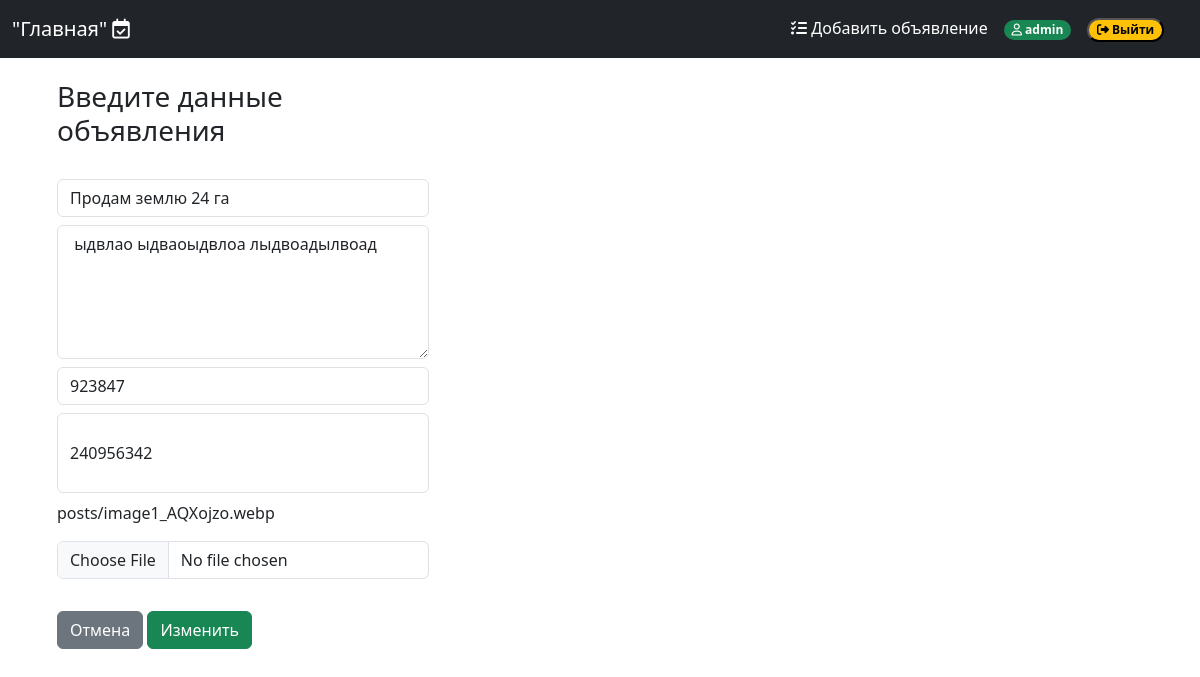
/rubric/10/update_post/5/ (signed in), run on the app's committed database.
### app/models.py (models this page shows, shortened)
class Post(models.Model):
    rubric = models.ForeignKey(Rubric, on_delete=models.PROTECT, verbose_name='Раздел')
    title = models.CharField(max_length=255, verbose_name='Заголовок')
    content = models.TextField(verbose_name='Описание')
    price = models.IntegerField(verbose_name='Цена')
    contact = models.TextField(verbose_name='Контакты')
    image = ThumbnailerImageField(verbose_name='Картинка', upload_to='posts', blank=True)
    created_at = models.DateTimeField(auto_now_add=True, verbose_name='Дата')
    author = models.ForeignKey(User, on_delete=models.CASCADE, verbose_name='Автор')

### app/views.py (the view, shortened to what this page needs)
# urls.py: path('rubric/<int:subrubric_pk>/update_post/<int:post_pk>/', UpdatePost.as_view(), name='update_post'),
class UpdatePost(View):
    def get(self, request, subrubric_pk, post_pk):
        form = AddPostForm(request.POST, request.FILES)
        post = Post.objects.get(pk=post_pk)
        context = {'form':form, 'post':post}
        return render(request, 'update_post.html', context)

### app/forms.py
class AddPostForm(forms.ModelForm):
    class Meta:
        model = Post
        fields = ['rubric', 'title', 'content', 'price', 'contact', 'image']

### templates/update_post.html (shortened to what this page needs)
{% extends "base.html" %}
{% load static %}
{% block content %}
<div class="container">
    <form method="post" class='col-md-4' enctype="multipart/form-data">
        <h3 class="h3">Введите данные объявления </h3> <br>
        <div class="row-md-2">
            <input type="text"  class="form-control mb-2" name="title" value="{{ post.title }}">
        </div>
        <div class="row-md-2">
            <textarea type="text" rows="5" cols="50" class="form-control mb-2" name="content"> {{ post.content }} </textarea>
        </div>
        <div class="row-md-2">
            <input type="number"  class="form-control mb-2" name="price"  value="{{ post.price }}">
        </div>
        <div class="row-md-2">
            <input type="text"  class="form-control mb-2" name="contact"  value="{{ post.contact }}"  style="height: 80px;">
        </div>
        <p>{{ post.image }}</p>
        <div class="row-md-2">
            <input type="file"  class="form-control mb-2" name="image">
        </div> <br>
        <div class="row-md-2">
            <a href="{% url 'home' %}" class="btn btn-secondary">Отмена</a>
            <button type="submit" class="btn btn-success">Изменить</button>
        </div>
    </form>
</div>
{% endblock %}

### templates/base.html (shortened to what this page needs)
{% load static %}
<!DOCTYPE html>
<html lang="en">
    <head>
        <link
        href="https://cdn.jsdelivr.net/npm/bootstrap@5.3.2/dist/css/bootstrap.min.css"
        rel="stylesheet"
        />
    </head>
    <body>
        <nav class="navbar navbar-expand-md navbar-dark fixed-top bg-dark">
            <div class="container-fluid">
                <a class="navbar-brand" href="{% url 'home' %}"> "Главная" <i class="fa-regular fa-calendar-check"></i></a>
                <div class="offcanvas offcanvas-end text-bg-dark" tabindex="-1" id="offcanvasNavbar2" aria-labelledby="offcanvasNavbar2Label">
                    <div class="offcanvas-body">
                        <ul class="navbar-nav justify-content-end flex-grow-1 pe-3">
                            {% if request.user.is_authenticated %}
                            <li class="nav-item">
                                <a class="nav-link active" aria-current="page" href="{% url 'add_post' %}"><i class="fa-solid fa-list-check"></i> Добавить объявление</a>
                            </li>
                            <li class="nav-item">
                                <span class="nav-link active" aria-current="page"><span class="badge text-bg-success rounded-pill" > <i class="fa-regular fa-user"></i>   {{ request.user.username }} </span></span>
                            </li>
                            <li class="nav-item">
                                <form method="post" action="{% url 'logout' %}">
                                    <span class="nav-link active" aria-current="page"><button type="submit" class="badge text-bg-warning rounded-pill"><i class="fa-solid fa-right-from-bracket"></i> Выйти</button></span>
                                </form>
                            </li>
                            {% endif %}
                        </ul>
                    </div>
                </div>
            </div>
        </nav>
    <div style="margin-top: 80px; margin-left:30px; margin-bottom: 40px;">
        {% block content %}
        {% endblock %}
    </div>
    </body>
</html>

### data on the page
Post: title "Продам землю 24 га", content "ыдвлао ыдваоыдвлоа лыдвоадылвоад", price "923847", contact "240956342", image "posts/image1_AQXojzo.webp"

### other printed values
{{ request.user.username }} "admin"
